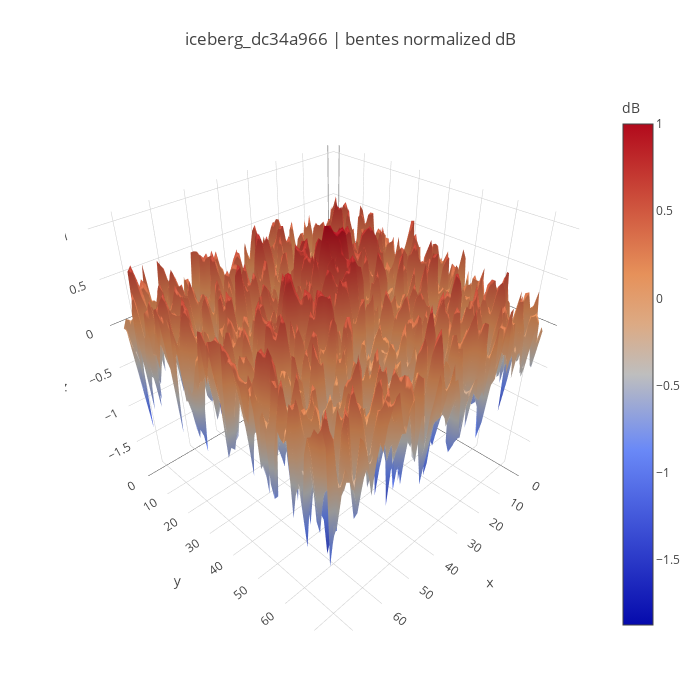

Notebook source saved alongside this figure:
### Code cell
print('mean', round(bentes.mean(), 4), 'std', round(bentes.std(), 4))
plot_3d_example(bentes2d, 'iceberg_{} | '.format(ice_id)+tbentes);

### Figure 1 — Plotly figure (JSON) as saved in the notebook; plotly's stock layout.template omitted (floating-point values rounded to 4 significant figures; data arrays with more than 128 entries replaced by an {"elided": "..."} marker saying what was removed)
{"data": [{"colorbar": {"title": "dB"}, "type": "surface", "z": {"elided": "75x75 float values"}}], "layout": {"autosize": false, "height": 700, "margin": {"b": 65, "l": 65, "r": 50, "t": 90}, "title": "iceberg_dc34a966 | bentes normalized dB", "width": 700}}
